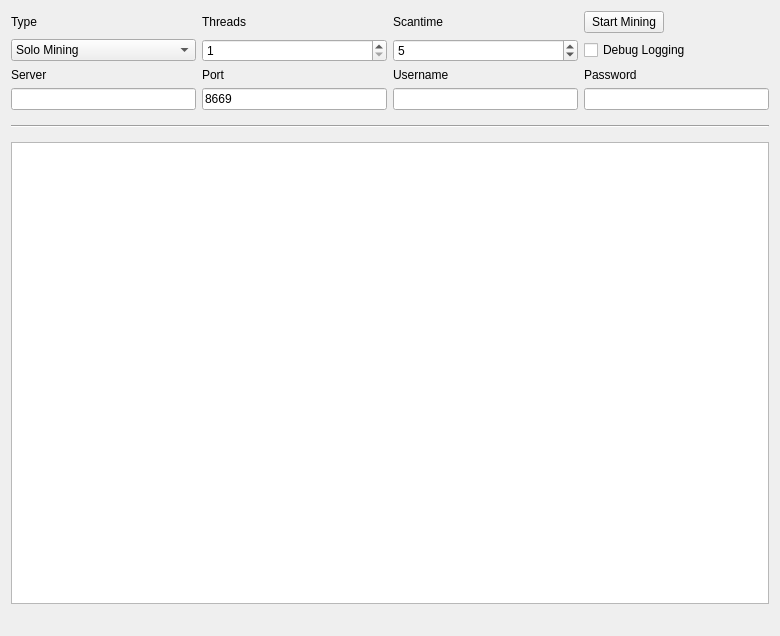
<?xml version="1.0" encoding="UTF-8"?>
<ui version="4.0">
 <class>MiningPage</class>
 <widget class="QWidget" name="MiningPage">
  <property name="geometry">
   <rect>
    <x>0</x>
    <y>0</y>
    <width>780</width>
    <height>636</height>
   </rect>
  </property>
  <property name="windowTitle">
   <string>Mining</string>
  </property>
  <layout class="QGridLayout" name="gridLayout">
   <property name="sizeConstraint">
    <enum>QLayout::SetMaximumSize</enum>
   </property>
   <item row="7" column="1">
    <widget class="QLineEdit" name="serverLine">
     <property name="enabled">
      <bool>true</bool>
     </property>
    </widget>
   </item>
   <item row="6" column="3">
    <widget class="QLabel" name="usernameLabel">
     <property name="enabled">
      <bool>true</bool>
     </property>
     <property name="text">
      <string>Username</string>
     </property>
    </widget>
   </item>
   <item row="6" column="1">
    <widget class="QLabel" name="serverLabel">
     <property name="enabled">
      <bool>true</bool>
     </property>
     <property name="text">
      <string>Server</string>
     </property>
    </widget>
   </item>
   <item row="7" column="3">
    <widget class="QLineEdit" name="usernameLine">
     <property name="enabled">
      <bool>true</bool>
     </property>
     <property name="text">
      <string/>
     </property>
    </widget>
   </item>
   <item row="6" column="4">
    <widget class="QLabel" name="passwordLabel">
     <property name="enabled">
      <bool>true</bool>
     </property>
     <property name="text">
      <string>Password</string>
     </property>
    </widget>
   </item>
   <item row="6" column="2">
    <widget class="QLabel" name="portLabel">
     <property name="enabled">
      <bool>true</bool>
     </property>
     <property name="text">
      <string>Port</string>
     </property>
    </widget>
   </item>
   <item row="3" column="4">
    <widget class="QPushButton" name="startButton">
     <property name="sizePolicy">
      <sizepolicy hsizetype="Fixed" vsizetype="Fixed">
       <horstretch>0</horstretch>
       <verstretch>0</verstretch>
      </sizepolicy>
     </property>
     <property name="text">
      <string>Start Mining</string>
     </property>
    </widget>
   </item>
   <item row="8" column="1" colspan="4">
    <widget class="Line" name="line">
     <property name="sizePolicy">
      <sizepolicy hsizetype="Minimum" vsizetype="Fixed">
       <horstretch>0</horstretch>
       <verstretch>0</verstretch>
      </sizepolicy>
     </property>
     <property name="minimumSize">
      <size>
       <width>0</width>
       <height>20</height>
      </size>
     </property>
     <property name="orientation">
      <enum>Qt::Horizontal</enum>
     </property>
    </widget>
   </item>
   <item row="13" column="1" colspan="4">
    <widget class="QListWidget" name="list">
     <property name="autoScrollMargin">
      <number>100000</number>
     </property>
     <property name="dragDropMode">
      <enum>QAbstractItemView::DragOnly</enum>
     </property>
     <property name="selectionMode">
      <enum>QAbstractItemView::NoSelection</enum>
     </property>
     <property name="movement">
      <enum>QListView::Snap</enum>
     </property>
     <property name="batchSize">
      <number>10</number>
     </property>
    </widget>
   </item>
   <item row="14" column="1" colspan="2">
    <widget class="QLabel" name="shareCount">
     <property name="font">
      <font>
       <pointsize>10</pointsize>
       <weight>75</weight>
       <bold>true</bold>
      </font>
     </property>
     <property name="text">
      <string/>
     </property>
    </widget>
   </item>
   <item row="3" column="3">
    <widget class="QLabel" name="scantimeLabel">
     <property name="enabled">
      <bool>true</bool>
     </property>
     <property name="layoutDirection">
      <enum>Qt::LeftToRight</enum>
     </property>
     <property name="text">
      <string>Scantime</string>
     </property>
    </widget>
   </item>
   <item row="3" column="2">
    <widget class="QLabel" name="threadsLabel">
     <property name="enabled">
      <bool>true</bool>
     </property>
     <property name="text">
      <string>Threads</string>
     </property>
    </widget>
   </item>
   <item row="4" column="4">
    <widget class="QCheckBox" name="debugCheckBox">
     <property name="text">
      <string>Debug Logging</string>
     </property>
    </widget>
   </item>
   <item row="3" column="1">
    <widget class="QLabel" name="typeLabel">
     <property name="text">
      <string>Type</string>
     </property>
    </widget>
   </item>
   <item row="4" column="2">
    <widget class="QSpinBox" name="threadsBox">
     <property name="enabled">
      <bool>true</bool>
     </property>
     <property name="minimum">
      <number>1</number>
     </property>
     <property name="maximum">
      <number>99</number>
     </property>
     <property name="singleStep">
      <number>1</number>
     </property>
    </widget>
   </item>
   <item row="4" column="1">
    <widget class="QComboBox" name="typeBox">
     <property name="editable">
      <bool>false</bool>
     </property>
     <property name="currentIndex">
      <number>0</number>
     </property>
     <item>
      <property name="text">
       <string>Solo Mining</string>
      </property>
     </item>
     <item>
      <property name="text">
       <string>Pool Mining</string>
      </property>
     </item>
    </widget>
   </item>
   <item row="4" column="3">
    <widget class="QSpinBox" name="scantimeBox">
     <property name="enabled">
      <bool>true</bool>
     </property>
     <property name="minimum">
      <number>1</number>
     </property>
     <property name="value">
      <number>5</number>
     </property>
    </widget>
   </item>
   <item row="7" column="2">
    <widget class="QLineEdit" name="portLine">
     <property name="enabled">
      <bool>true</bool>
     </property>
     <property name="text">
      <string>8669</string>
     </property>
     <property name="value" stdset="0">
      <number>8669</number>
     </property>
    </widget>
   </item>
   <item row="7" column="4">
    <widget class="QLineEdit" name="passwordLine">
     <property name="enabled">
      <bool>true</bool>
     </property>
    </widget>
   </item>
   <item row="14" column="3" colspan="2">
    <widget class="QLabel" name="mineSpeedLabel">
     <property name="sizePolicy">
      <sizepolicy hsizetype="Preferred" vsizetype="Preferred">
       <horstretch>0</horstretch>
       <verstretch>0</verstretch>
      </sizepolicy>
     </property>
     <property name="font">
      <font>
       <pointsize>10</pointsize>
       <weight>75</weight>
       <bold>true</bold>
      </font>
     </property>
     <property name="text">
      <string/>
     </property>
     <property name="alignment">
      <set>Qt::AlignRight|Qt::AlignTrailing|Qt::AlignVCenter</set>
     </property>
    </widget>
   </item>
  </layout>
 </widget>
 <layoutdefault spacing="6" margin="11"/>
 <tabstops>
  <tabstop>startButton</tabstop>
  <tabstop>typeBox</tabstop>
  <tabstop>threadsBox</tabstop>
  <tabstop>scantimeBox</tabstop>
  <tabstop>serverLine</tabstop>
  <tabstop>portLine</tabstop>
  <tabstop>usernameLine</tabstop>
  <tabstop>passwordLine</tabstop>
  <tabstop>debugCheckBox</tabstop>
  <tabstop>list</tabstop>
 </tabstops>
 <resources/>
 <connections/>
</ui>
